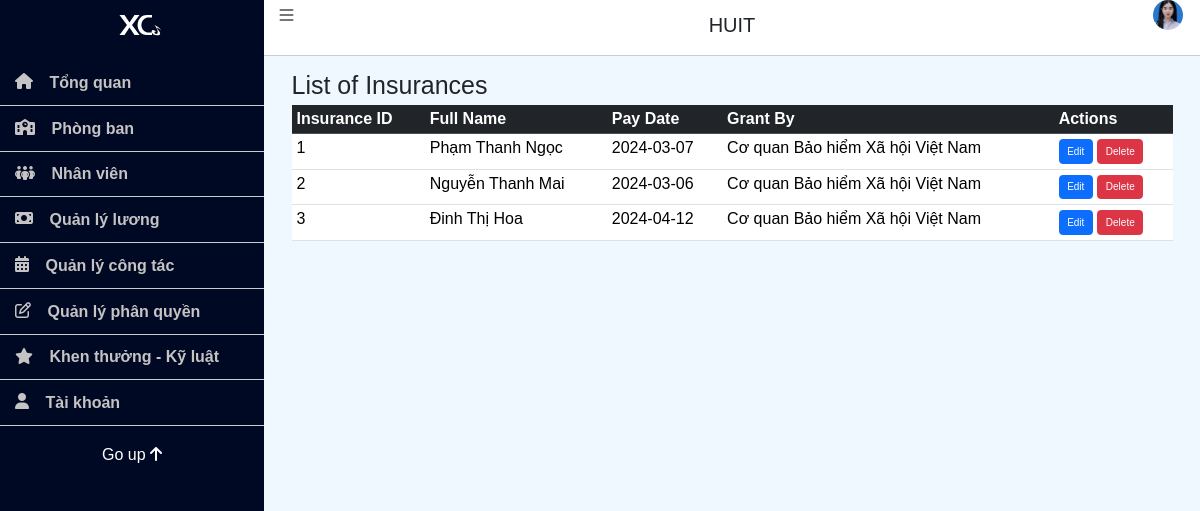
/admin/index.php?page=listInsurance (signed in), run on the app's committed database.
### tables this page shows
CREATE TABLE `insurance` (
  `InsuranceID` int NOT NULL,
  `PayDate` date DEFAULT NULL,
  `GrantBy` varchar(155) DEFAULT 'Cơ quan Bảo hiểm Xã hội Việt Nam',
  `UserID` int DEFAULT NULL
);

CREATE TABLE `users` (
  `UserID` int NOT NULL,
  `FullName` text NOT NULL,
  `Birthday` date DEFAULT NULL,
  `Gender` text NOT NULL,
  `Email` varchar(155) NOT NULL,
  `Address` text NOT NULL,
  `Phone` varchar(11) NOT NULL,
  `Username` varchar(20) NOT NULL,
  `Password` varchar(255) NOT NULL,
  `Role` varchar(155) NOT NULL DEFAULT 'User',
  `Status` varchar(155) NOT NULL DEFAULT 'Đang làm việc',
  `PositionID` int NOT NULL,
  `DeptID` int NOT NULL
);

### Library/Db.class.php (called while the page is built, shortened)
<?php
class Db
{
	public  $conn=null;
	function __construct()
    {
        try {
            $this->conn = new PDO('mysql:host='.HOST_DB.';dbname='.DB, USER_DB, PASS_DB);
            $this->conn->query('set names utf8');
        } catch(PDOException $e) {
            echo 'ERROR';
            exit;
        }
    }
	function selectQuery($sql, $arr=array())
	{
		$stm = $this->conn->prepare($sql);
		$stm->execute($arr);
		return $stm->fetchAll(PDO::FETCH_ASSOC);
	}
}

### Controller/InsuranceController.php (called while the page is built, shortened)
<?php
include_once '../Library/Db.class.php';
include_once '../Model/Insurance.php';
class InsuranceController {
    private $insuranceModel;
    public function __construct() {
        $this->insuranceModel = new Insurance();
    }
    public function getAllInsurancesOfEmployees() {
        return $this->insuranceModel->getAllInsurancesOfEmployee();
    }
}
?>

### Model/Insurance.php (called while the page is built, shortened)
<?php
class Insurance extends Db {
    public function getAllInsurancesOfEmployee() {
        $sql = "SELECT i.*, u.FullName
                FROM insurance i
                INNER JOIN users u ON i.UserID = u.UserID";
        return $this->selectQuery($sql);
    }
}
?>

### admin/pages/listInsurance.php (the view, shortened to what this page needs)
<?php
    include_once '../Controller/InsuranceController.php';
    $insuranceController = new InsuranceController();
    $insurances = $insuranceController->getAllInsurancesOfEmployees();
?>
<div class="container">
    <h1>List of Insurances</h1>
    <div class="table-responsive">
    <table class="table" id="tblInsurance">
        <thead class="table-dark">
            <tr>
                <th scope="col">Insurance ID</th>
                <th scope="col">Full Name</th>
                <th scope="col">Pay Date</th>
                <th scope="col">Grant By</th>
                <th scope="col">Actions</th>
            </tr>
        </thead>
        <tbody>
            <?php foreach ($insurances as $insurance): ?>
                <tr>
                    <td><?php echo $insurance['InsuranceID']; ?></td>
                    <td><?php echo $insurance['FullName']; ?></td>
                    <td><?php echo $insurance['PayDate']; ?></td>
                    <td><?php echo $insurance['GrantBy']; ?></td>
                    <td>
                        <a href="?page=editInsurance&InsuranceID=<?php echo $insurance['InsuranceID']; ?>" class="btn btn-primary">Edit</a>
                        <a href="?page=deleteInsurance&InsuranceID=<?php echo $insurance['InsuranceID']; ?>" class="btn btn-danger">Delete</a>
                    </td>
                </tr>
            <?php endforeach; ?>
        </tbody>
    </table>
    </div>
</div>

### admin/css/admin_site.css (style rules this page uses)
* { margin: 0; padding: 0; box-sizing: border-box; }
html { font-size: 62.5%; }
a { text-decoration: none; color: inherit; }

### data on the page
insurance: InsuranceID "1", UserID.FullName "Phạm Thanh Ngọc", PayDate "2024-03-07", GrantBy "Cơ quan Bảo hiểm Xã hội Việt Nam"
insurance: InsuranceID "2", UserID.FullName "Nguyễn Thanh Mai", PayDate "2024-03-06", GrantBy "Cơ quan Bảo hiểm Xã hội Việt Nam"
insurance: InsuranceID "3", UserID.FullName "Đinh Thị Hoa", PayDate "2024-04-12", GrantBy "Cơ quan Bảo hiểm Xã hội Việt Nam"
